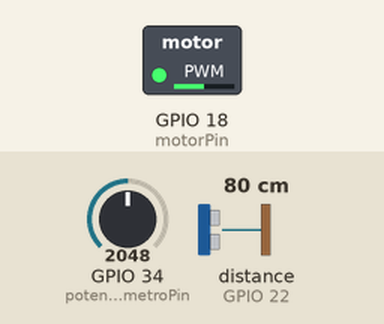
Recording of a sketch running on a simulated ESP32. Shown: switched loads named in the sketch (green lamp = pin HIGH). Wiring (inferred from the names in the program): ultrasonic range finder: trigger GPIO 23; echo GPIO 22. The test bench sets the inputs (shaded band); at power-on: GPIO 34 (potenciometroPin) = 2048, distance to the obstacle (sensor on GPIO 22) 80 cm. The echo pulse lasts 58.3 µs per cm; pins used as bus, display or sensor lines are not drawn; what the sketch prints to the serial monitor is not drawn.

Above: at 5.9 s.
6.0 s: GPIO 34 (potenciometroPin) set to 2866
At 6.7 s:
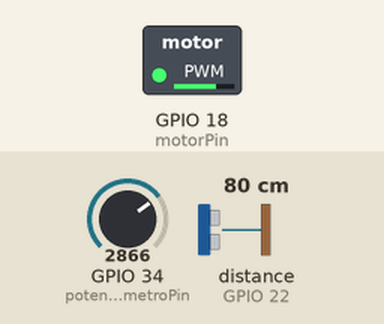
7.6 s: GPIO 34 (potenciometroPin) set to 491
At 8.4 s:
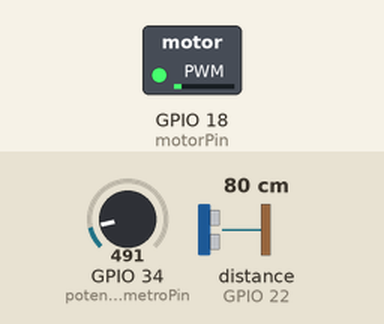
9.2 s: GPIO 34 (potenciometroPin) set to 0
At 10.1 s:
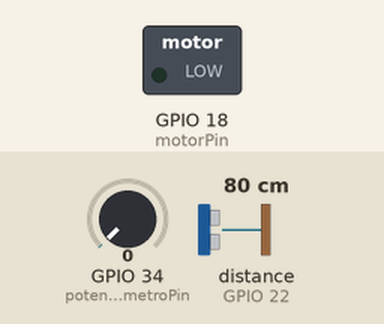
10.8 s: GPIO 34 (potenciometroPin) set to 2047
At 12.0 s:
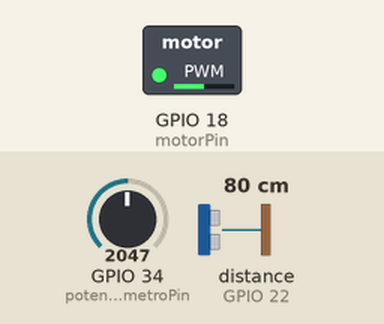
Timing chart, 0 to 13.5 s (numbered marks = the images above; inputs shaded):
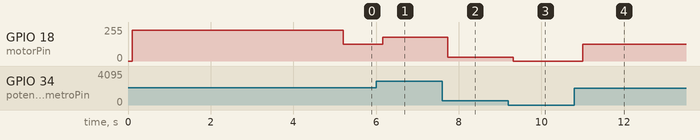

The sketch:

ballControlFinalcomentado.ino
```cpp
#include <analogWrite.h>  //biblioteca para leitura da entrada analogia

//definição das variáveis com inicialização de valores ou portas

const int trigPin = 23;
//trig: sinal enviado
const int echoPin = 22;
//echo: sinal retornado após bater no objeto
byte motorPin = 18; //controlar o pwm
int counter=0; //contador para dar um primeiro impulso no motor
float potenciometroPin = 34;  //pino para conexão do potenciometro

//define sound speed in cm/uS
#define SOUND_SPEED 0.034

//declaraçao de variáveis

long duration;
float distanceCm;
float distanceReal;
float alturaDesejada;
double powerOut;

void setup() {
  //inicio do monitor serial e pinos de entrada e saida
  Serial.begin(115200); // Inicia comunicação serial
  pinMode(trigPin, OUTPUT); //declara trigPin como um Output
  pinMode(echoPin, INPUT); // declara echoPin como Input
  pinMode(motorPin, OUTPUT);// declara motorPin como Output
}

void loop() {
  //leitura da altura desejada de acordo com o potenciometro
  alturaDesejada = analogRead(potenciometroPin);
  delay(100);
  //chama a função de distancia
  calculeDistancia();
  /*
   * Essa subtração abaixo é realizada por conta de que com a bolinha bem proxima ao sensor
   * a altura mostrada no Monitor serial é em torno de 0 cm, logo a altura próximo do cooler
   * seria de 27 cm.Portanto, tivemos que fazer esta alteração para que o 0 cm ficasse no eixo
   * oposto do sensor. Onde elá iniciará efetivamente seu percurso
   *
   * observação: 27 é a altura efetiva que a bolinha poderá se movimentar no nosso caso
  */
  distanceReal = 27 - distanceCm;
  //laço para dar uma alavancada no motor
  if(counter==0){
    analogWrite(motorPin,230);
    delay(5000);
    counter = counter + 1;
  }
  else{
    /* Os valores abaixo vieram dos seguintes locais:
     *  255 = valor máximo recebido do pwm
     *  4095 = valor máximo recebido pelo potenciometro
     *  alturaDesejada: será lida pelo potenciometro
     */
    powerOut = (255*alturaDesejada)/4095;
    //liga o cooler com a potencia que foi recebida
    analogWrite(motorPin, powerOut);
    //e mostra no Monitor Serial
    Serial.print("Altura:");
    Serial.println(distanceReal);
  }
}
void calculeDistancia(){
  digitalWrite(trigPin, LOW); // Limpa o trigPin
  delayMicroseconds(2);
  digitalWrite(trigPin, HIGH); // Aciona o trigPin para HIGH por 10 microssecondos
  delayMicroseconds(10);
  digitalWrite(trigPin, LOW);
  duration = pulseIn(echoPin, HIGH);// leitura do echoPin, returns the sound wave travel time in microseconds
  distanceCm = duration * SOUND_SPEED/2; // Calcula a distância

  // Para printar a distancia no Serial Monitor, porém como faremos mais mudanças
  //printaremos a altura em outra parte, mas você pode usar esta para teste
  // caso queira

  //Serial.print("Distance (cm): ");
  //Serial.println(distanceCm);

  //Serial.print("Potenciometro:");
  //Serial.println(alturaDesejada);

  }
```

Measured:
- after the input at 6.0 s, GPIO 18 (motorPin): 127/255 → 178/255 after 0.16 s
- after the input at 7.6 s, GPIO 18 (motorPin): 178/255 → 30/255 after 0.14 s
- after the input at 9.2 s, GPIO 18 (motorPin): 30/255 → 0/255 after 0.12 s
- after the input at 10.8 s, GPIO 18 (motorPin): 0/255 → 127/255 after 0.21 s
